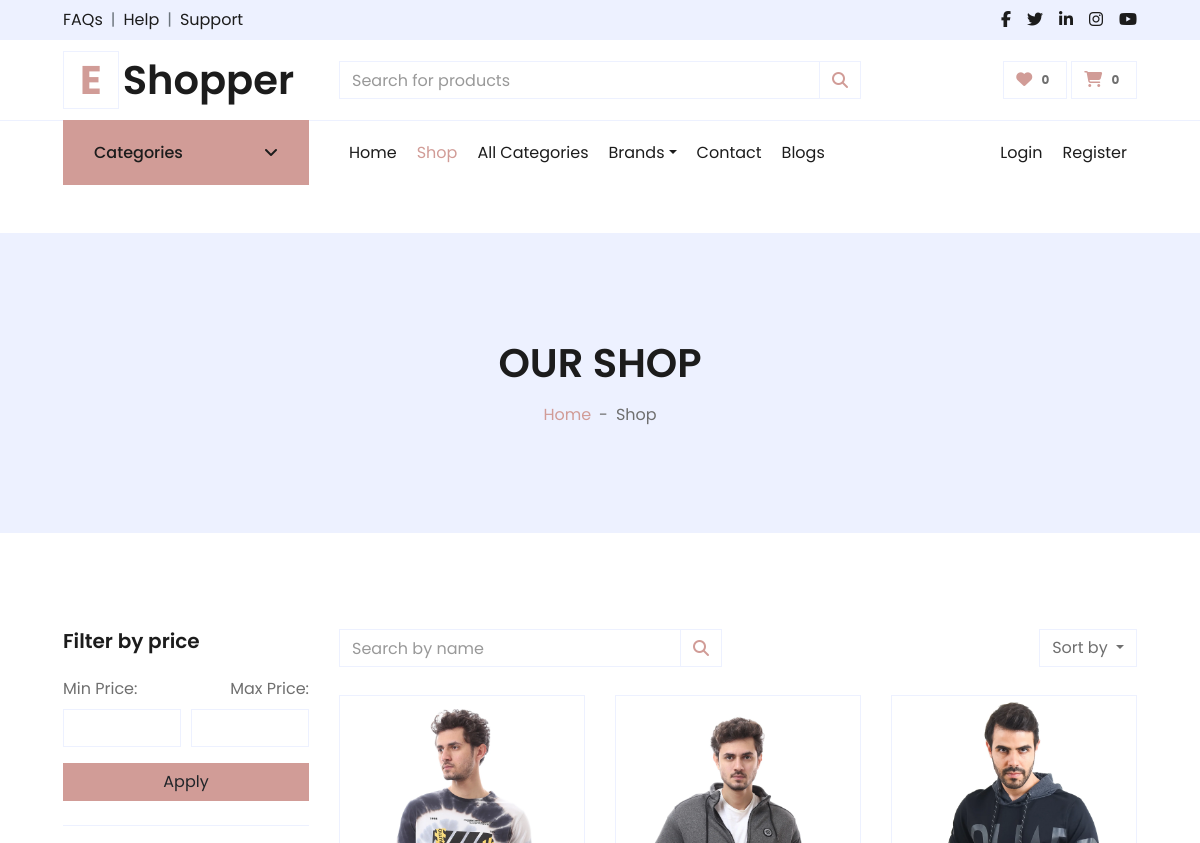
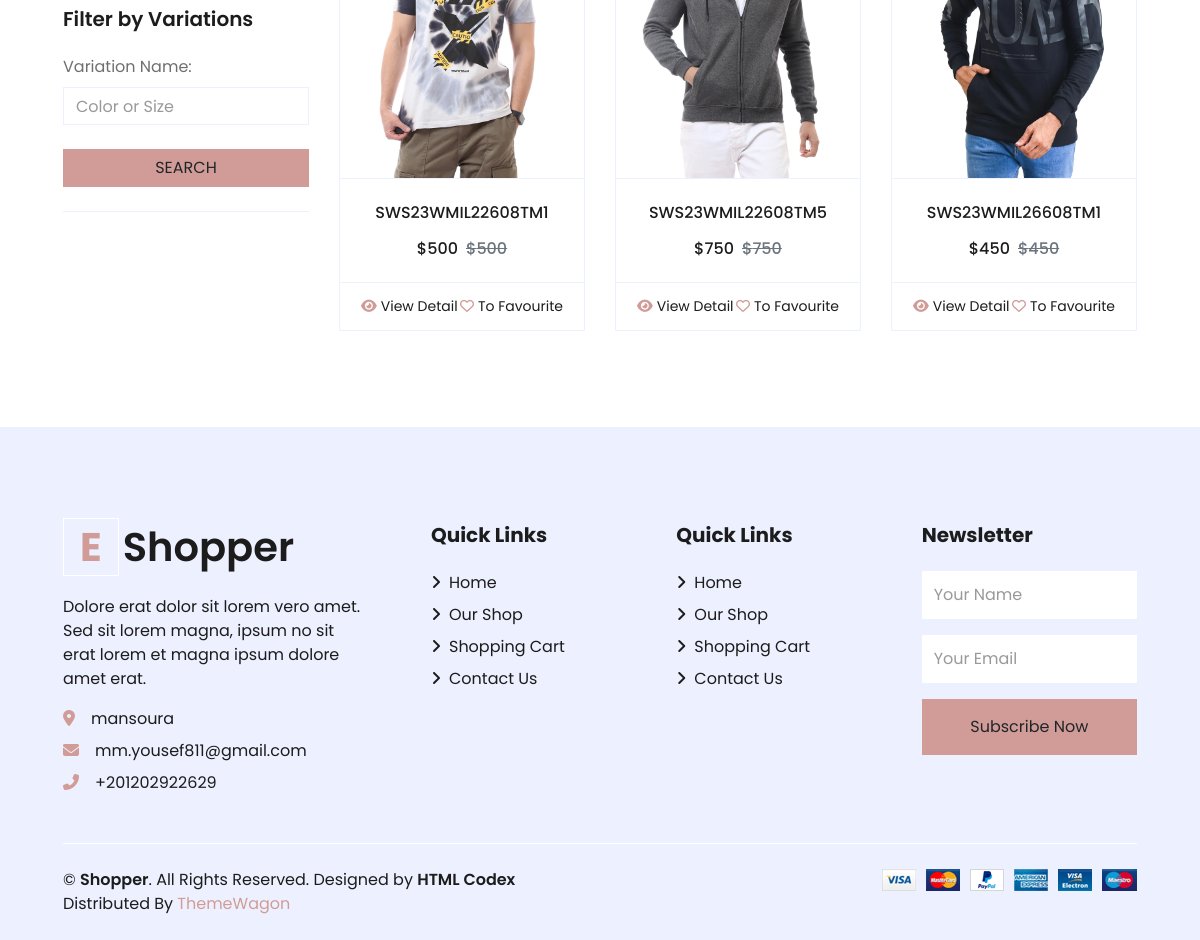
Before: /products/ with the older database file (2 pictures, top to bottom).
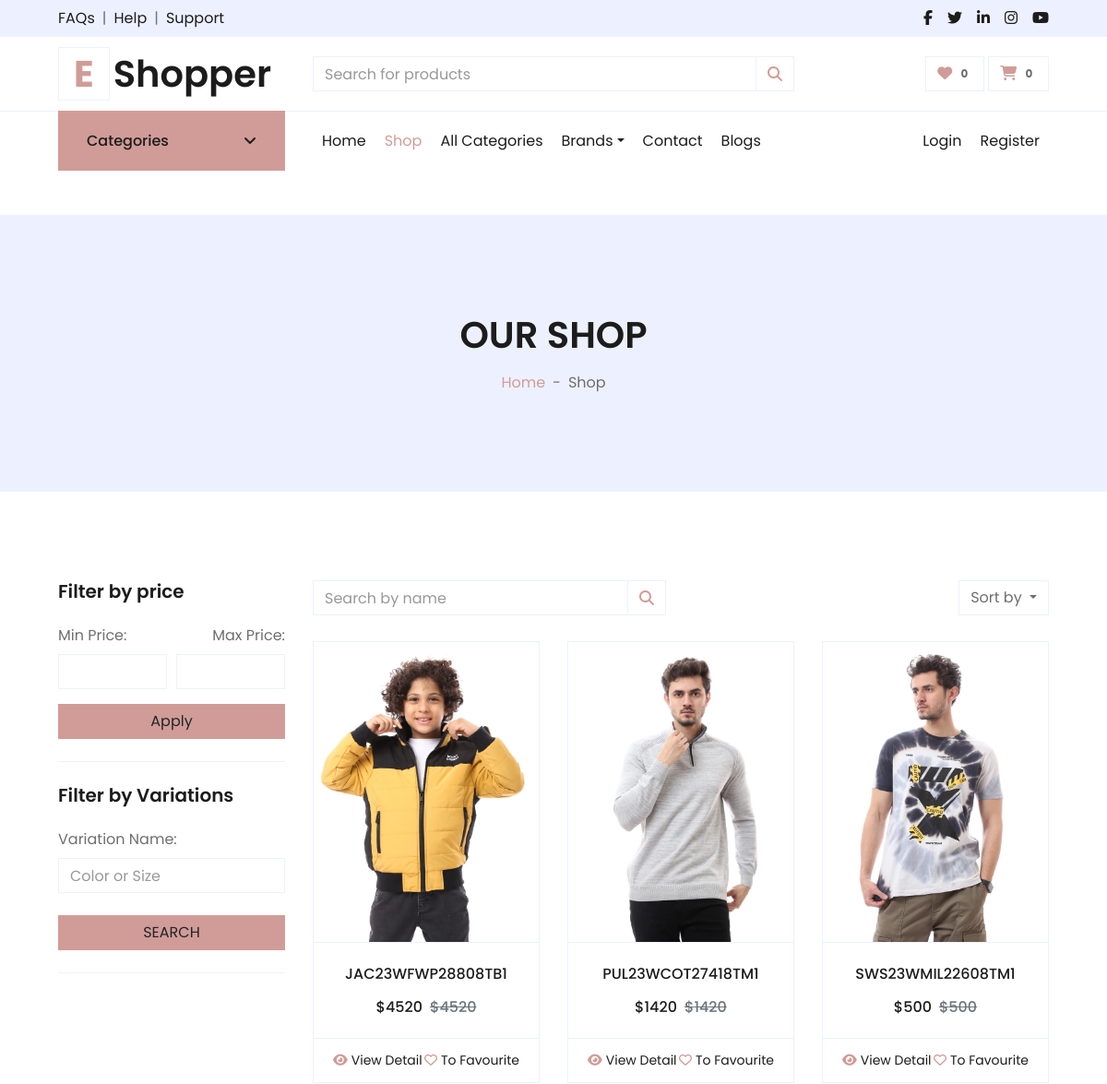
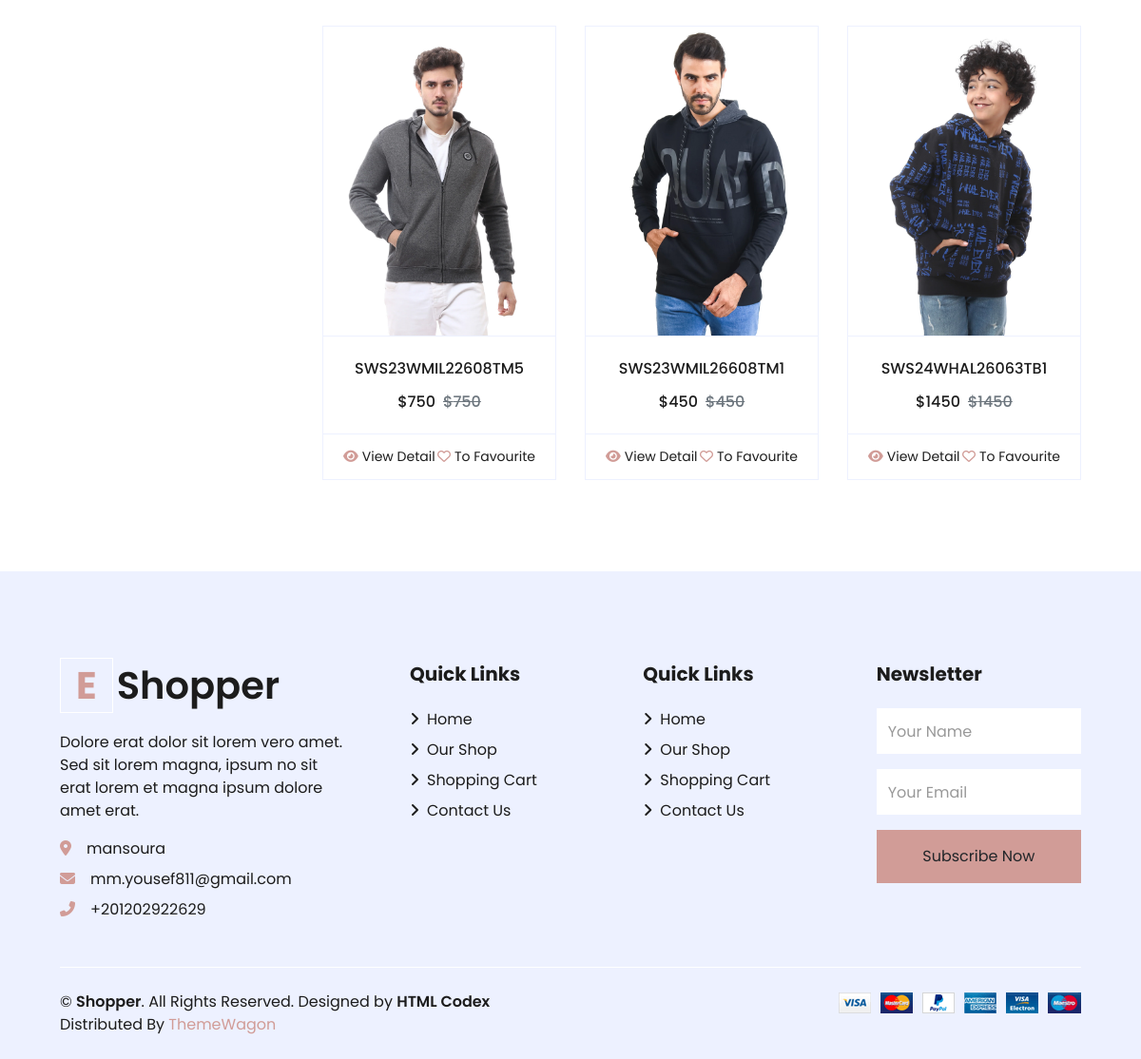
After: the same page with the newer database file (2 pictures, top to bottom).
### products/models.py (models this page shows, shortened)
class Product(models.Model):
    name = models.CharField(unique=True, max_length=50)
    image = models.ImageField(upload_to='product/')
    stock = models.IntegerField(default=1)
    price = models.IntegerField(default=0)
    discount = models.IntegerField(default=0)
    description = models.TextField(max_length=10000)
    created_at = models.DateTimeField( default=timezone.now)
    slug = models.SlugField(null=True,blank=True , unique=True)
    views = models.PositiveIntegerField(default=0)
    is_available = models.BooleanField(default=True)
    tags = TaggableManager()
    subcategory = models.ForeignKey("Subcategory",related_name='product_subcategory',null=True,blank=True, on_delete=models.CASCADE)
    PRDBrand = models.ForeignKey('Brand' ,related_name='product_brand', on_delete=models.CASCADE , blank=True, null=True ,verbose_name=_("Brand "))
    like = models.ManyToManyField(User , blank=True,related_name='product_favourite')
    class Meta:
        ordering = ["name"]
    def get_absolute_url(self):
        return reverse("product_detail", args=[self.subcategory.id,self.slug])
    def __str__(self):
        return self.name

### products/views.py (the view, shortened to what this page needs)
# urls.py: path('', product_list ,name = 'product_list'),
def product_list(request , subcategory_id=None , brand_slug=None , tag_slug=None):
    categories = None
    brands = None
    tags = None
    if subcategory_id != None :
        categories = get_object_or_404(Subcategory,id = subcategory_id)
        products = Product.objects.filter(subcategory=categories  ,is_available=True)
        paginator = Paginator(products,6)
        page = request.GET.get('page')
        paged_product = paginator.get_page(page)
        product_count = products.count()
    else :
        products = Product.objects.filter(is_available=True)
        paginator = Paginator(products,6)
        page = request.GET.get('page')
        paged_product = paginator.get_page(page)
        product_count = products.count()
    context={
        'products':paged_product,
    }
    return render(request , 'products/product_list.html' , context )

### accounts/favourite_context.py (called while the page is built, shortened)
def counter(request):
    product_count = 0
    return dict(product_count=product_count)

### carts/cart_context.py (called while the page is built)
def cart_count(request):
    cart_counter = 0
    if 'admin' in request.path:
        return{}
    else:
        try:
            cart = Cart.objects.filter(cart_id=_cart_id(request))
            if request.user.is_authenticated:
                cart_items = CartItem.objects.all().filter(user=request.user)
            else:
                cart_items = CartItem.objects.all().filter(cart=cart[:1])
            for cart_item in cart_items:
                cart_counter += cart_item.quantity
        except Cart.DoesNotExist :
            cart_counter = 0
    return dict(cart_counter=cart_counter)

### carts/views.py (called while the page is built)
def _cart_id(request):
    cart = request.session.session_key
    if not cart:
        cart = request.session.create()
    return cart

### products/models.py (called while the page is built)
    def get_url(self):
        return reverse('product_by_subcategory',args=[self.id])

    def get_url(self):
        return reverse('product_by_brand',args=[self.slug])

    def __str__(self):
        return self.BRDName

### products/templates/products/product_list.html (shortened to what the changed rows need)
{% extends "base.html" %}
{% load static %}
{% block body %}
<div class="container-fluid bg-secondary mb-5">
    <div class="d-flex flex-column align-items-center justify-content-center" style="min-height: 300px">
        {% if 'search' in request.path %}
        <h1 class="font-weight-semi-bold text-uppercase mb-3">Search Result</h1>
        {% else %}
        <h1 class="font-weight-semi-bold text-uppercase mb-3">Our Shop</h1>
        {% endif %}
    </div>
</div>
<div class="container-fluid pt-5">
    <div class="row px-xl-5">
        <div class="col-lg-9 col-md-12">
            <div class="row pb-3">
                {% if products %}
                {% for product in products %}
                <div class="col-lg-4 col-md-6 col-sm-12 pb-1">
                    <div class="card product-item border-0 mb-4">
                        <div
                            class="card-header product-img position-relative overflow-hidden bg-transparent border p-0">
                            <img class="img-fluid w-100" src="{{product.image.url}}" alt="">
                        </div>
                        <div class="card-body border-left border-right text-center p-0 pt-4 pb-3">
                            <h6 class="text-truncate mb-3">{{product}}</h6>
                            <div class="d-flex justify-content-center">
                                <h6>${{product.price}}</h6>
                                <h6 class="text-muted ml-2"><del>${{product.price}}</del></h6>
                            </div>
                        </div>
                        <div class="card-footer d-flex justify-content-between bg-light border">
                            <a href="{{product.get_absolute_url}}" class="btn btn-sm text-dark p-0"><i
                                    class="fas fa-eye text-primary mr-1"></i>View Detail</a>
                            {% if request.user in product.like.all %}
                            <a href="{% url 'add_to_favourit' product.id%}" class="btn btn-sm text-dark p-0"><i
                                    class="fa-solid fa-heart text-primary mr-1"></i>To Favourite</a>
                            {% else %}
                            <a href="{% url 'add_to_favourit' product.id%}" class="btn btn-sm text-dark p-0"><i
                                    class="fa-regular fa-heart text-primary mr-1"></i>To Favourite</a>
                            {% endif %}
                        </div>
                    </div>
                </div>
                {% endfor %}
                {% else %}
                <div class="col-12 text-center">
                    <h2>Nothing Found , PLS Try Again</h2>
                </div>
                {% endif %}
            </div>
        </div>
    </div>
</div>
{% endblock body %}

Changed rows visible on the page:
now on this page (row edited): Product: image (picture), name "JAC23WFWP28808TB1", price "4520", shows "To Favourite"
now on this page (row edited): Product: image (picture), name "PUL23WCOT27418TM1", price "1420", shows "To Favourite"
now on this page (row edited): Product: image (picture), name "SWS24WHAL26063TB1", price "1450", shows "To Favourite"
